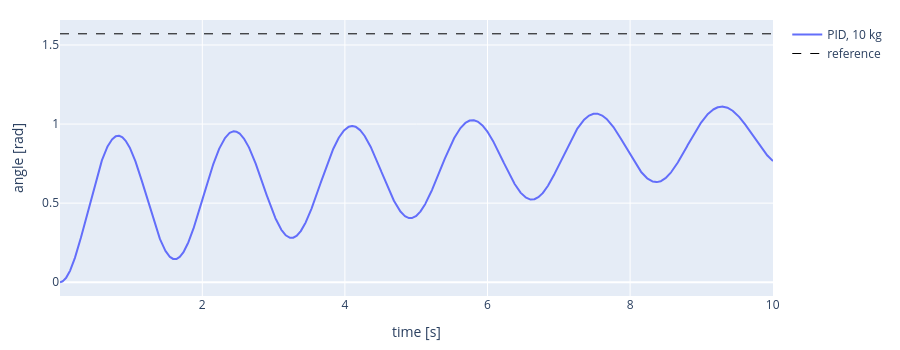

The cell this chart's notebook holds for it:
### Markdown cell above
Now the pendulum carries 10 kg. Run your PID again, with the same gains.

### Code cell
ctl.change_mass(pendulum, "ball_link", 10.0)

pid = PID(Kp=30.0, Ki=5.0, Kd=1.0, dt=DT) #TODO  # same gains as before, new controller (empty integral)
duration = 10.0

ctl.reset_joints(pendulum, [motor], [0.0])

time_log, angle_log = [], []
t = 0.0
while t < duration:
    q = p.getJointState(pendulum, motor)[0]

    torque = pid.step(q_desired - q)

    p.setJointMotorControl2(pendulum, motor, p.TORQUE_CONTROL, force=torque)
    p.stepSimulation()
    t = t + DT
    time.sleep(DT/10)

    time_log.append(t)
    angle_log.append(q)

heavy_time, heavy_angle = time_log, angle_log
ctl.plot_series(time_log, {"PID, 10 kg": angle_log}, ylabel="angle [rad]", ref=q_desired)

### Figure 1 — Plotly figure (JSON) as saved in the notebook; plotly's stock layout.template omitted (floating-point values rounded to 4 significant figures; data arrays with more than 128 entries replaced by an {"elided": "..."} marker saying what was removed)
{"data": [{"line": {"color": "#636EFA"}, "mode": "lines", "name": "PID, 10 kg", "type": "scatter", "x": {"elided": "2401 float values"}, "y": {"elided": "2401 float values"}}, {"line": {"color": "black", "dash": "dash", "width": 1}, "mode": "lines", "name": "reference", "type": "scatter", "x": {"elided": "2401 float values"}, "y": {"elided": "2401 float values"}}], "layout": {"height": 350, "margin": {"b": 50, "l": 60, "r": 20, "t": 20}, "title": {}, "xaxis": {"title": {"text": "time [s]"}}, "yaxis": {"title": {"text": "angle [rad]"}}}}
